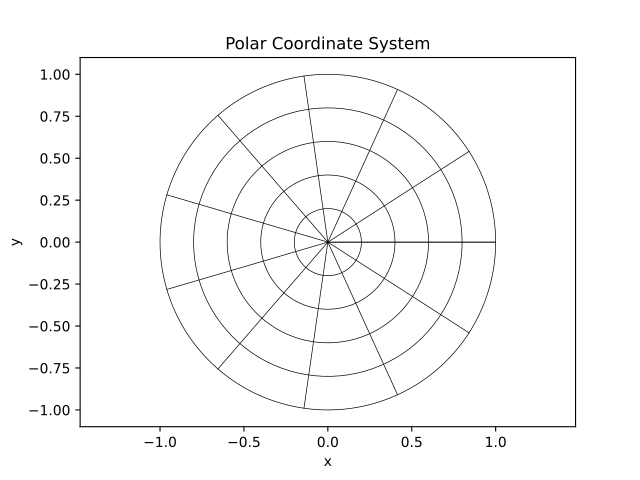

Write Python code to recreate this figure.
import matplotlib.pyplot as plt
from pymetric.coordinates.coordinate_systems import PolarCoordinateSystem
#
# Initialize the coordinate system:
#
coordinate_system = PolarCoordinateSystem()
#
# Define the radial and angular ranges:
#
r_vals = np.linspace(0, 1, 6)  # Radial distances
theta_vals = np.linspace(0, 2 * np.pi, 12)  # Angular values
#
# Plot concentric circles (constant r):
#
for r in r_vals:
    theta = np.linspace(0, 2 * np.pi, 200)
    coords = [r * np.ones_like(theta), theta]
    cartesian = coordinate_system._convert_native_to_cartesian(*coords)
    _ = plt.plot(*cartesian, 'k-', lw=0.5)
#
# Plot radial lines (constant theta):
#
for theta in theta_vals:
    r = np.linspace(0, 1, 200)
    coords = [r, theta * np.ones_like(r)]
    cartesian = coordinate_system._convert_native_to_cartesian(*coords)
    _ = plt.plot(*cartesian, 'k-', lw=0.5)
#
_ = plt.title('Polar Coordinate System')
_ = plt.xlabel('x')
_ = plt.ylabel('y')
_ = plt.axis('equal')
plt.show()
